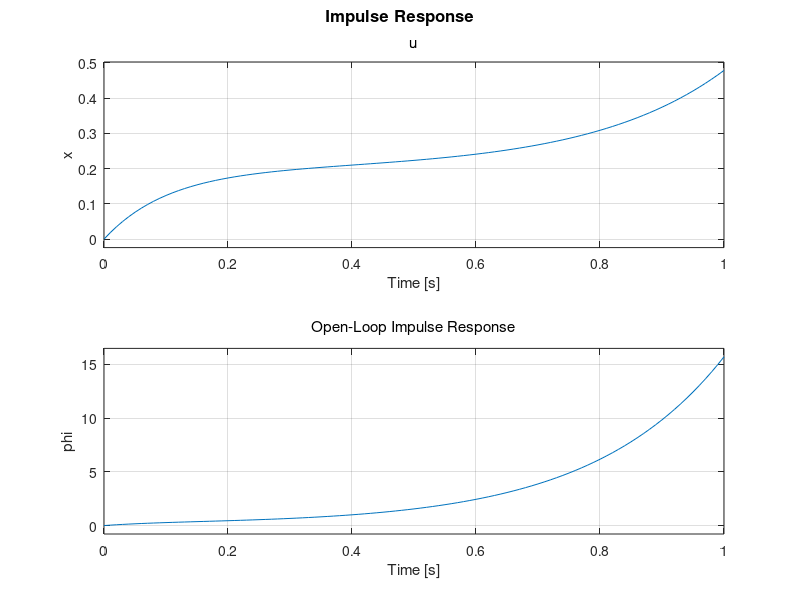
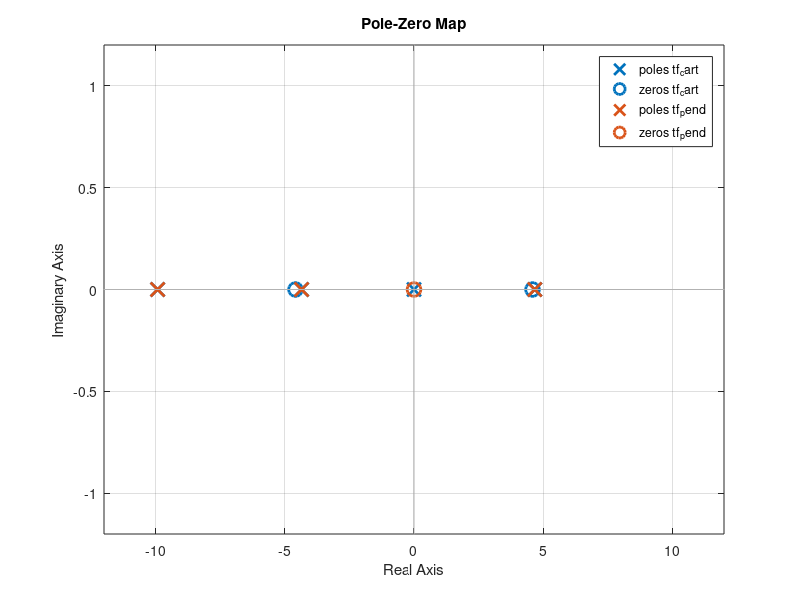
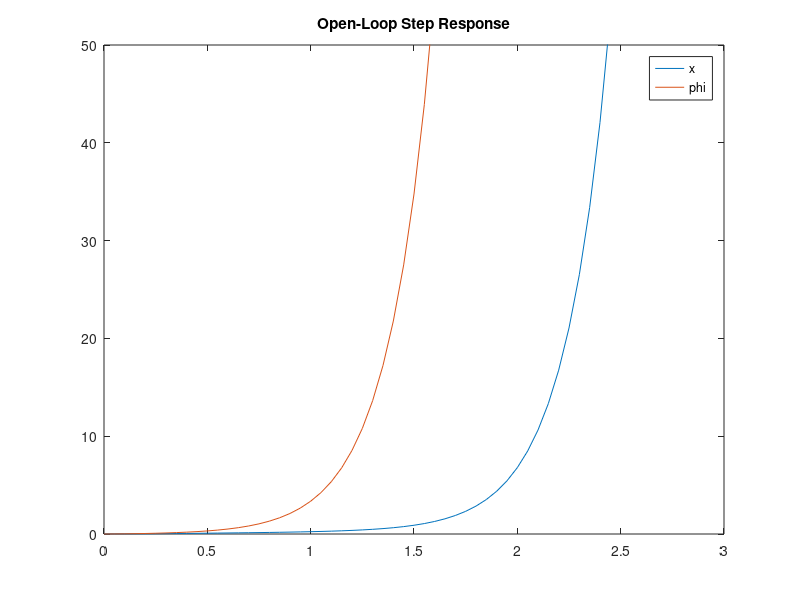

MATLAB code to generate these figures, in order: (Note: this script raises an error after producing the figures.)
clc, clear, close all

M = 0.5; % mass of pend [kg]
m = 0.084;  % mass of cart [kg]
b = 5; % viscous dampening of cart [N/(m/s)]
g = 9.82; % acceleration of gravity [m/s^2]
l = 0.35; % length of pend [m]
I = (1.0/3.0)*m*l^2; % Moment of inertia for rod

q = (M+m)*(I+m*l^2)-(m*l)^2;
s = tf('s');

% Transfer functions for the system are modelled as per
% https://ctms.engin.umich.edu/CTMS/index.php?example=InvertedPendulum&section=SystemModeling

tf_cart = (((I+m*l^2)/q)*s^2 - (m*g*l/q))/(s^4 + (b*(I + m*l^2))*s^3/q - ((M + m)*m*g*l)*s^2/q - b*m*g*l*s/q)
tf_pend = (m*l*s/q)/(s^3 + (b*(I + m*l^2))*s^2/q - ((M + m)*m*g*l)*s/q - b*m*g*l/q)
y = m*l/q
s = tf('s');

tf_sys = [tf_cart ; tf_pend];

inputs = {'u'};
outputs = {'x'; 'phi'};

set(tf_sys,'InputName',inputs)
set(tf_sys,'OutputName',outputs)

tf_sys

% System is shown on state space form
ss_sys = ss(tf_sys)

% The system is analysed as per
% https://ctms.engin.umich.edu/CTMS/index.php?example=InvertedPendulum&section=SystemAnalysis

t=0:0.01:1;
figure
impulse(tf_sys,t);
title('Open-Loop Impulse Response')

figure
pzmap(tf_cart,tf_pend)
grid on
[zeros_c, poles_p] = zpkdata(tf_cart,'v')
[zeros_p, poles_p] = zpkdata(tf_pend,'v')

t = 0:0.05:10;
u = ones(size(t));
[y,t] = lsim(tf_sys,u,t);
figure
plot(t,y)
title('Open-Loop Step Response')
axis([0 3 0 50])
legend('x','phi')

step_info = lsiminfo(y,t);
cart_info = step_info(1)
pend_info = step_info(2)

%% PID Tuning
close all
[C_pi,info] = pidtune(tf_pend,'PIDF')

tf_pend_pi = feedback(C_pi*tf_pend, 1)

stepinfo(tf_pend_pi)

figure()
step(tf_pend_pi)

figure()
impulse(tf_pend_pi)

figure()
margin(C_pi*tf_pend)

%%
% % Now, root locus is used to find the proper controller as per
% % https://ctms.engin.umich.edu/CTMS/index.php?example=InvertedPendulum&section=ControlRootLocus
% 
% figure
% rlocus(tf_pend)
% title('Root Locus of Plant (under Proportional Control)')
% 
% C = 1/s;
% figure
% rlocus(C*tf_pend)
% title('Root Locus with Integral Control')
% 
% zeros = zero(C*tf_pend)
% poles = pole(C*tf_pend)
% 
% % PID Controller is made
% z = [-3 -4];
% p = 0;
% k = 1;
% C = zpk(z,p,k);
% 
% rlocus(C*tf_pend)
% title('Root Locus with PID Controller')
% [k,poles] = rlocfind(C*tf_pend)
% 
% K = k;
% T = feedback(tf_pend,K*C);
% figure
% impulse(T)
% title('Impulse Disturbance Response of Pendulum Angle under PID Control');
% 
% T2 = feedback(1,tf_pend*C)*tf_cart;
% t = 0:0.01:8.5;
% figure
% impulse(T2, t);
% title('Impulse Disturbance Response of Cart Position under PID Control');
% 
% step(T,t)